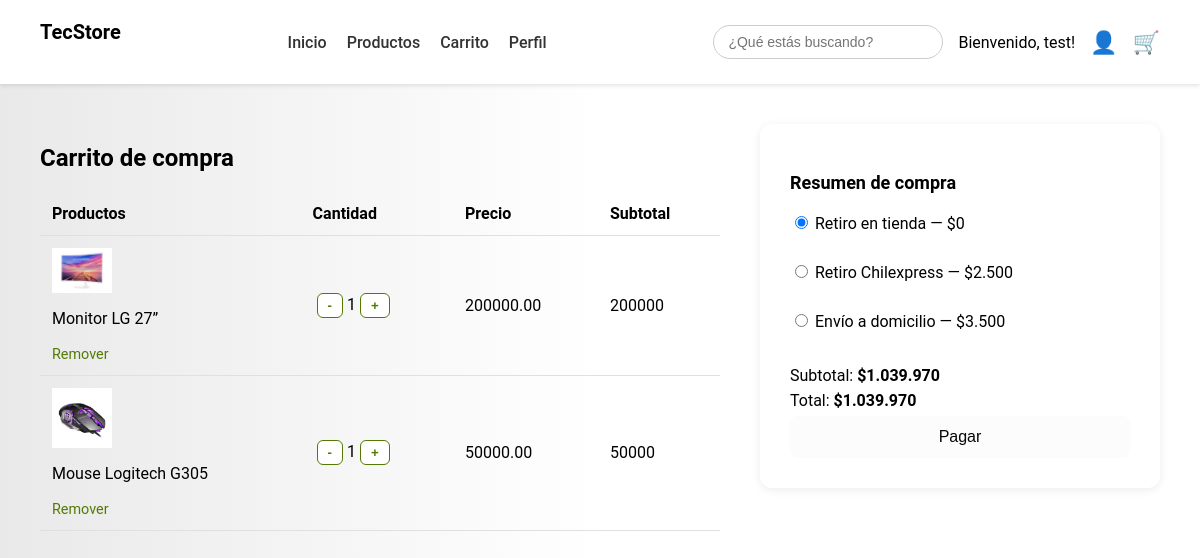
Screenshot of /carrito.php (signed in) with the database file from the repository.
### tables this page shows
CREATE TABLE `cart` (
  `id` int(11) NOT NULL,
  `user_id` int(11) DEFAULT NULL,
  `product_id` int(11) DEFAULT NULL,
  `quantity` int(11) DEFAULT NULL
);

CREATE TABLE `products` (
  `id` int(11) NOT NULL,
  `name` varchar(255) NOT NULL,
  `brand` varchar(255) NOT NULL,
  `category` varchar(255) NOT NULL,
  `description` text,
  `price` decimal(10,2) NOT NULL,
  `stock` int(11) DEFAULT '0',
  `image_url` varchar(255) DEFAULT NULL,
  `created_at` timestamp NOT NULL DEFAULT CURRENT_TIMESTAMP,
  `updated_at` timestamp NOT NULL DEFAULT CURRENT_TIMESTAMP ON UPDATE CURRENT_TIMESTAMP
);

### controllers/ProductController.php (called while the page is built, shortened)
<?php
require_once __DIR__ . '/../models/Product.php';
class ProductController {
    private $pdo;
    public function __construct() {
        global $pdo;
        $this->pdo = $pdo;
    }
    public function getCart($user_id) {
        $stmt = $this->pdo->prepare("SELECT products.*, cart.quantity FROM cart
                                    INNER JOIN products ON cart.product_id = products.id
                                    WHERE cart.user_id = :user_id");
        $stmt->execute(['user_id' => $user_id]);
        return $stmt->fetchAll(PDO::FETCH_ASSOC);
    }
}
?>

### carrito.php (the view, shortened to what this page needs)
<?php
require_once 'controllers/ProductController.php';
$productController = new ProductController();
$user_id = $_SESSION['user_id'];
$cart = $productController->getCart($user_id);
?>
<!DOCTYPE html>
<html lang="es">
<head>
  <link rel="stylesheet" href="assets/css/styles.css"/>
</head>
<body>
  <header class="navbar">
  <div class="logo">TecStore</div>
  <nav>
    <ul>
      <li><a href="index.php">Inicio</a></li>
      <li><a href="productos.php">Productos</a></li>
      <li><a href="carrito.php">Carrito</a></li>
      <li><a href="#">Perfil</a></li>
    </ul>
  </nav>
  <div class="nav-right">
    <input type="text" placeholder="¿Qué estás buscando?" />
    <?php if (isset($_SESSION['user_id'])): ?>
          <span>Bienvenido, <?php echo htmlspecialchars($_SESSION['user_name']); ?>!</span>
          <a href="views/auth/logout.php" class="user-icon" title="Cerrar sesión">👤</a>
          <?php else: ?>
          <a href="views/auth/login.php" class="user-icon" title="Iniciar sesión">👤</a>
        <?php endif; ?>
    <a href="carrito.php" class="cart-icon" title="Carrito">🛒</a>
  </div>
</header>
  <main class="carrito-compra">
    <section class="detalle-carrito">
      <h2>Carrito de compra</h2>
      <?php if (count($cart) > 0): ?>
      <table>
        <thead>
          <tr>
            <th>Productos</th>
            <th>Cantidad</th>
            <th>Precio</th>
            <th>Subtotal</th>
          </tr>
        </thead>
        <tbody>
          <?php
            foreach ($cart as $item):
                $subtotal = $item['price'] * $item['quantity'];
          ?>
          <tr>
            <td><img src="<?php echo $item['image_url']; ?>"><div><p><?php echo $item['name']; ?></p><a href="views/products/remove_from_cart.php?product_id=<?php echo $item['id']; ?>&front=true">Remover</a></div></td>
            <td><button>-</button><?php echo $item['quantity']; ?><button>+</button></td>
            <td><?php echo $item['price']; ?></td>
            <td><?php echo $subtotal; ?></td>
          </tr>
          <?php endforeach; ?>
        </tbody>
      </table>
      <?php else: ?>
      <p>Tu carrito está vacío.</p>
      <?php endif; ?>
    </section>
    <aside class="resumen">
      <h3>Resumen de compra</h3>
      <form>
        <label><input type="radio" name="envio" checked> Retiro en tienda — $0</label><br>
        <label><input type="radio" name="envio"> Retiro Chilexpress — $2.500</label><br>
        <label><input type="radio" name="envio"> Envío a domicilio — $3.500</label><br>
      </form>
      <p>Subtotal: <strong>$1.039.970</strong></p>
      <p>Total: <strong>$1.039.970</strong></p>
      <button class="pagar">Pagar</button>
    </aside>
  </main>
</body>
</html>

### assets/css/styles.css (style rules this page uses)
body { margin: 0; font-family: 'Inter', sans-serif; background-color: #f9f9f9; }
.navbar { background-color: #fff; padding: 20px 40px; display: flex; justify-content: space-between; align-items: center; box-shadow: 0 2px 4px rgba(0,0,0,0.1); }
.navbar .logo { font-weight: 600; font-size: 20px; }
.navbar nav ul { list-style: none; display: flex; gap: 20px; margin: 0; padding: 0; }
.navbar nav ul li a { text-decoration: none; color: #333; font-weight: 500; transition: color 0.2s ease; }
.navbar input[type="text"] { padding: 8px 14px; border-radius: 8px; border: 1px solid #ccc; }
.carrito-compra { display: flex; justify-content: space-between; gap: 40px; padding: 40px; }
.detalle-carrito { flex: 2; }
.detalle-carrito table { width: 100%; border-collapse: collapse; }
.detalle-carrito th, .detalle-carrito td { padding: 12px; text-align: left; vertical-align: middle; }
.detalle-carrito tr { border-bottom: 1px solid #e0e0e0; }
.detalle-carrito img { width: 60px; vertical-align: middle; margin-right: 10px; }
.detalle-carrito a { color: #547904; text-decoration: none; font-size: 0.9em; }
.detalle-carrito button { padding: 4px 10px; margin: 0 4px; border: 1px solid #547904; border-radius: 6px; background-color: white; color: #547904; font-weight: bold; cursor: pointer; }
.resumen { flex: 1; background: white; border-radius: 12px; padding: 30px; box-shadow: 0 2px 10px rgba(0,0,0,0.08); height: fit-content; }
.resumen h3 { margin-bottom: 20px; font-size: 18px; }
.resumen label { display: block; margin-bottom: 10px; }
.resumen p { font-size: 1rem; margin: 6px 0; }
.resumen strong { font-weight: 700; }
.pagar { background-color: #fcfcfc; color: rgb(7, 7, 7); padding: 12px 24px; border: none; border-radius: 8px; font-size: 1rem; cursor: pointer; width: 100%; }
.cart-icon { font-size: 22px; text-decoration: none; color: #7d29ff; transition: transform 0.2s ease; }
.nav-right { display: flex; align-items: center; gap: 15px; }
.user-icon, .cart-icon { font-size: 22px; text-decoration: none; color: #7d29ff; transition: transform 0.2s ease; }
.nav-right input[type="text"] { padding: 8px 14px; border-radius: 20px; border: 1px solid #ccc; font-size: 14px; width: 200px; }
body { background: #ffffff; background: linear-gradient(90deg, rgb(233, 233, 233) 0%, rgb(255, 255, 255) 50%); font-family: "Roboto", sans-serif; -webkit-font-smoothing: antialiased; -moz-osx-font-smoothing: grayscale; }
.logo { text-align: center; margin-bottom: 20px; }

### rows the page displays
cart: product.image_url (picture), product.name "Monitor LG 27”", quantity "1", product.price "200000.00", subtotal "200000"
cart: product.image_url (picture), product.name "Mouse Logitech G305", quantity "1", product.price "50000.00", subtotal "50000"

### other values shown
$_SESSION['user_name'] "test"
